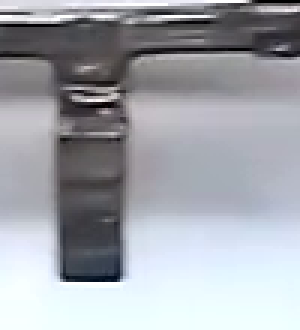
#> input picture img/template/template_arrastador.png, 100 x 110 px (shown 3 times larger)
$ python -i arrastador.py   (imports and definitions only)   (older library calls are emulated)
#> lines starting #> are read from the running program, lines starting #| are printed output that depends on the picture; after the words box and inside, x2 and y2 are one past the last pixel; in counts of white or black regions, pixels touching at a corner belong together; pictures that were not available may be replaced by others from this repository, and a replacement may not be noted
### src/proc_tools.py
# -*- coding: utf-8 -*-
import numpy as np
import cv2
import imutils


# [43 lines left out: functions template_match, plotCircles, log_transform, not called in this run]


def adjust_gamma(image, gamma=1.0):
	# build a lookup table mapping the pixel values [0, 255] to
	# their adjusted gamma values
	invGamma = 1.0 / gamma
	table = np.array([((i / 255.0) ** invGamma) * 255
		for i in np.arange(0, 256)]).astype("uint8")

	# apply gamma correction using the lookup table
	return cv2.LUT(image, table)

### src/arrastador.py
# -*- coding: utf-8 -*-
from proc_tools import *
import cv2

class arrastadorVerifier(object):
	"""Classe que vai realizar as verificacoes no componente trolley"""
	def __init__(self):
		super(arrastadorVerifier, self).__init__()
		self.template = cv2.imread('../img/template/template_arrastador2.png')
#> self.template is the input picture: shape (110, 100, 3); mean B, G, R 171.6, 165, 161.9
		self.template = self.preProcess(self.template)
		#cv2.imshow("dffsd",self.template)
		#cv2.waitKey(0)
		#self.template_pos = cv2.cvtColor(cv2.imread('../img/template/template_arrastador_pos.jpg'), cv2.COLOR_BGR2GRAY)
		self.font = cv2.FONT_HERSHEY_SIMPLEX

	def check(self, frame):
		out = frame.copy()
		frame = self.preProcess(frame)
		if self.isArrastador(frame):
			(max_angle, out) = self.meassureAngle(frame,out)
			return (max_angle, out)
			print(max_angle)
		else:
			return (None, out)


	# [51 lines left out: functions isArrastador, meassureAngle, not called in this run]

	def preProcess(self,frame):
		frame = cv2.cvtColor(frame, cv2.COLOR_BGR2GRAY)
		frame = cv2.equalizeHist(frame)
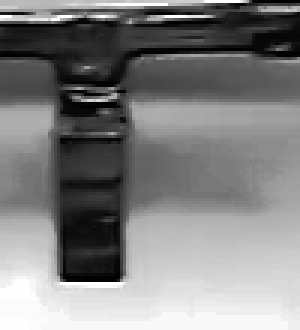
#> frame: shape (110, 100) (shown 3 times larger); min 0, max 255, mean 128.3
		frame = adjust_gamma(frame, gamma=10)
#> in adjust_gamma, `return cv2.LUT(image, table)`:
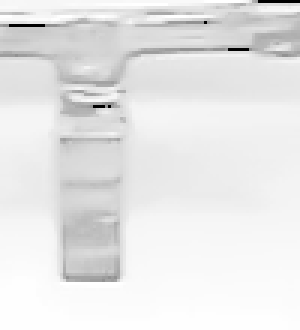
#> returned value: shape (110, 100) (shown 3 times larger); min 0, max 255, mean 231
		frame = cv2.GaussianBlur(frame,(3,3),0)
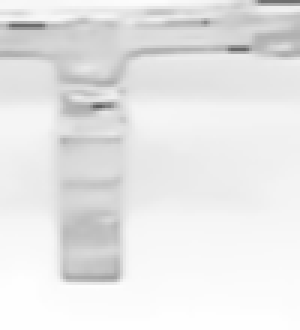
#> frame: shape (110, 100) (shown 3 times larger); min 93, max 254, mean 231.1
		_, frame = cv2.threshold(frame,0,255,cv2.THRESH_BINARY+cv2.THRESH_OTSU)
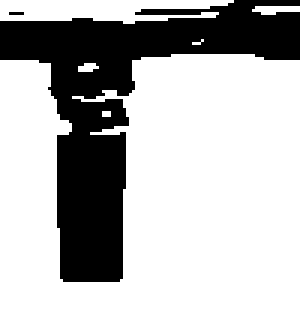
#> frame: shape (110, 100) (shown 3 times larger); 72.2% white; 2 black regions (1 under 20 px), largest, box (x1, y1, x2, y2) and area: (0, 0, 100, 94) 3051

		return frame

>>> import cv2
>>> picture = cv2.imread('../img/template/template_arrastador.png', cv2.IMREAD_GRAYSCALE)
#> (the run stopped early here; a loop or call above may not have finished)
